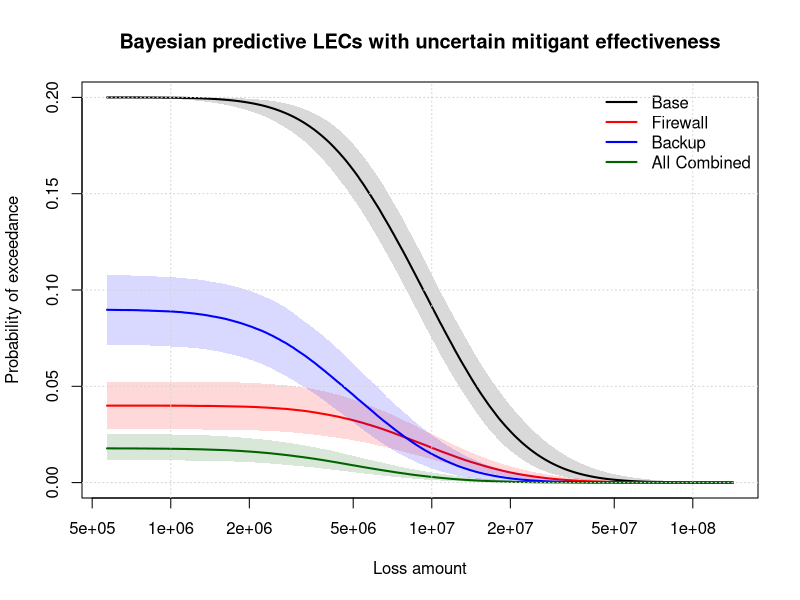
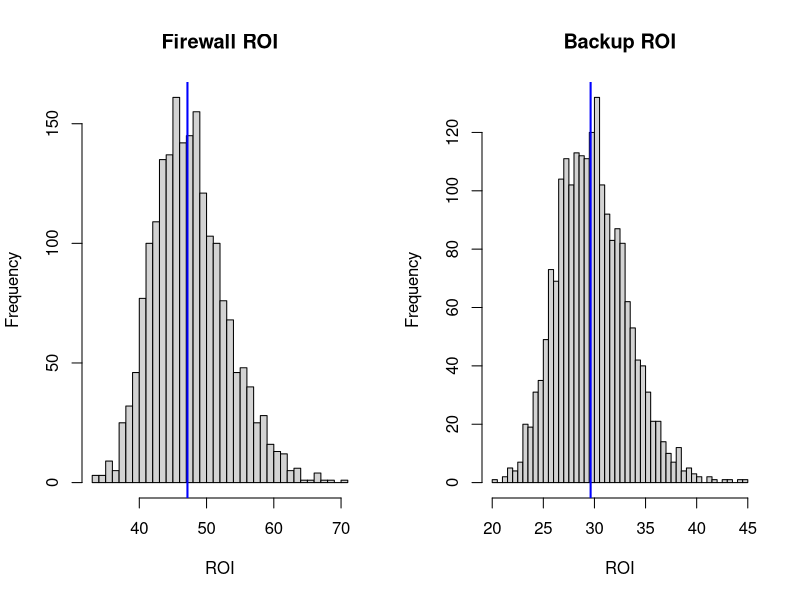

Recreate these plots in R, in order.
# Bayesian LEC + uncertain mitigant effectiveness (PERT priors from [low,high])
set.seed(123)

# ------------------ 1) Expert percentile inputs (observed quantiles) ------------------
q_low  <- 2850000
q_med  <- 10000000
q_high <- 28500000
p_vec <- c(0.05, 0.50, 0.95)
log_q_obs <- log(c(q_low, q_med, q_high))
z_p <- qnorm(p_vec)

# MCMC / elicitation noise
obs_sd <- 0.15
n_iter <- 12000; burn <- 4000; thin <- 2

# Priors & initial estimates (as before)
mean0 <- mean(log_q_obs); sd0 <- 5
sd_logsig0 <- 1.5
lm_fit <- lm(log_q_obs ~ z_p)
mu_init <- coef(lm_fit)[1]; sigma_init <- abs(coef(lm_fit)[2]); logsig_init <- log(sigma_init)
prop_sd_mu <- 0.02; prop_sd_logsig <- 0.02

logpost <- function(mu, logsig) {
  sigma <- exp(logsig)
  ll <- sum(dnorm(log_q_obs, mean = mu + sigma * z_p, sd = obs_sd, log = TRUE))
  lp_mu <- dnorm(mu, mean0, sd0, log = TRUE)
  lp_logsig <- dnorm(logsig, 0, sd_logsig0, log = TRUE)
  ll + lp_mu + lp_logsig
}

# Run MH MCMC to get posterior on mu, sigma
n_store <- floor((n_iter - burn) / thin)
mu_samples <- numeric(n_store); sig_samples <- numeric(n_store)
mu_curr <- mu_init; logsig_curr <- logsig_init; logpost_curr <- logpost(mu_curr, logsig_curr)
accept <- 0; store_idx <- 0

for (iter in 1:n_iter) {
  mu_prop <- rnorm(1, mu_curr, prop_sd_mu)
  logsig_prop <- rnorm(1, logsig_curr, prop_sd_logsig)
  logpost_prop <- logpost(mu_prop, logsig_prop)
  if (log(runif(1)) < (logpost_prop - logpost_curr)) {
    mu_curr <- mu_prop; logsig_curr <- logsig_prop; logpost_curr <- logpost_prop; accept <- accept + 1
  }
  if (iter > burn && ((iter - burn) %% thin == 0)) {
    store_idx <- store_idx + 1
    mu_samples[store_idx] <- mu_curr
    sig_samples[store_idx] <- exp(logsig_curr)
  }
}
cat(sprintf("MCMC acceptance rate: %.3f\n", accept / n_iter))

# ------------------ 2) Define mitigants with lower / upper bounds ------------------
# User-configurable: add rows or change bounds
mitigants <- data.frame(
  Name = c("Firewall", "Backup"),
  ProbLow = c(0.70, 0.40),   # lower bound on probability *reduction* (i.e. effectiveness)
  ProbHigh = c(0.90, 0.70),  # upper bound
  SevLow = c(0.00, 0.30),    # lower bound on severity reduction
  SevHigh = c(0.00, 0.60),   # upper bound
  Cost = c(40000, 60000),    # fixed annual cost (can be made stochastic)
  stringsAsFactors = FALSE
)
n_mit <- nrow(mitigants)

# ------------------ 3) PERT sampler (on [min, max]) ------------------
rpert <- function(n, min, mode, max, lambda = 4) {
  if (min == max) return(rep(min, n))
  alpha <- 1 + lambda * (mode - min) / (max - min)
  beta  <- 1 + lambda * (max - mode) / (max - min)
  u <- rbeta(n, alpha, beta)
  min + u * (max - min)
}
# If no explicit mode provided, use midpoint
pert_sample_bounds <- function(n, low, high, mode = NULL, lambda = 4) {
  if (is.null(mode)) mode <- (low + high) / 2
  rpert(n, low, mode, high, lambda)
}

# ------------------ 4) Posterior predictive sampling with mitigant uncertainty ------------------
# Select subset of posterior samples for speed (you may increase)
ns_post <- length(mu_samples)
n_post_draws <- min(ns_post, 2000)
sel_idx <- sample(1:ns_post, n_post_draws, replace = FALSE)

# Simulation grid for exceedance curves
loss_values <- exp(seq(log(q_low/5), log(q_high*5), length.out = 300))

# Storage: we'll create arrays indexed by posterior-draw x loss-value x scenario
# Scenarios: Base, each individual mitigant applied alone, All Combined (sampled jointly)
scenarios <- c("Base", mitigants$Name, "All Combined")
n_scen <- length(scenarios)

pred_exceed <- array(NA, dim = c(n_post_draws, length(loss_values), n_scen))
# For ROI we also compute expected-loss per draw & scenario
exp_loss_post <- matrix(NA, nrow = n_post_draws, ncol = n_scen)
net_benefit_post <- matrix(NA, nrow = n_post_draws, ncol = n_scen) # = loss_reduction - cost

# For base we have no mitigant uncertainty; for others we sample pert effectiveness per posterior draw
for (j in seq_along(sel_idx)) {
  i_post <- sel_idx[j]
  mu_j <- mu_samples[i_post]
  sigma_j <- sig_samples[i_post]
  
  # Sample mitigant effectivenesses for this posterior draw
  # For each mitigant, sample ProbReduction ~ PERT(ProbLow, ProbMid, ProbHigh)
  # and SevReduction ~ PERT(SevLow, SevMid, SevHigh)
  prob_red_samps <- numeric(n_mit)
  sev_red_samps  <- numeric(n_mit)
  for (m in 1:n_mit) {
    prob_red_samps[m] <- pert_sample_bounds(1, mitigants$ProbLow[m], mitigants$ProbHigh[m])
    sev_red_samps[m]  <- pert_sample_bounds(1, mitigants$SevLow[m], mitigants$SevHigh[m])
    # clamp to [0,1]
    prob_red_samps[m] <- max(0, min(1, prob_red_samps[m]))
    sev_red_samps[m]  <- max(0, min(1, sev_red_samps[m]))
  }
  
  # 1) Base scenario
  p_base <- 0.2
  mu_base <- mu_j
  pred_exceed[j, , 1] <- p_base * (1 - pnorm((log(loss_values) - mu_base) / sigma_j))
  exp_loss_post[j, 1] <- p_base * exp(mu_base + 0.5 * sigma_j^2)
  net_benefit_post[j, 1] <- NA  # no cost for base
  
  # 2) Individual mitigants
  for (m in seq_len(n_mit)) {
    p_s <- p_base * (1 - prob_red_samps[m])
    scale_s <- (1 - sev_red_samps[m])
    mu_s <- mu_j + log(scale_s)
    pred_exceed[j, , 1 + m] <- p_s * (1 - pnorm((log(loss_values) - mu_s) / sigma_j))
    exp_loss_post[j, 1 + m] <- p_s * exp(mu_s + 0.5 * sigma_j^2)
    # Loss reduction relative to base for this draw:
    loss_reduction <- exp_loss_post[j, 1] - exp_loss_post[j, 1 + m]
    net_benefit_post[j, 1 + m] <- loss_reduction - mitigants$Cost[m]
  }
  
  # 3) All Combined: sample independent effectivenesses (we already sampled above)
  p_comb <- p_base * prod(1 - prob_red_samps)
  scale_comb <- prod(1 - sev_red_samps)
  mu_comb <- mu_j + log(scale_comb)
  pred_exceed[j, , n_scen] <- p_comb * (1 - pnorm((log(loss_values) - mu_comb) / sigma_j))
  exp_loss_post[j, n_scen] <- p_comb * exp(mu_comb + 0.5 * sigma_j^2)
  # combined cost = sum of costs
  combined_cost <- sum(mitigants$Cost)
  loss_reduction_comb <- exp_loss_post[j, 1] - exp_loss_post[j, n_scen]
  net_benefit_post[j, n_scen] <- loss_reduction_comb - combined_cost
}

# ------------------ 5) Summarize posterior predictive exceedance curves ------------------
pred_med <- apply(pred_exceed, c(2,3), median)
pred_lo  <- apply(pred_exceed, c(2,3), function(x) quantile(x, 0.05))
pred_hi  <- apply(pred_exceed, c(2,3), function(x) quantile(x, 0.95))

# Plot median + 90% credible ribbon for each scenario
par(mar = c(5,4,4,2)+0.1)
cols <- c("black", "red", "blue", "darkgreen", "orange")[1:n_scen]
plot(NULL, xlim = range(loss_values), ylim = c(0, max(pred_hi, na.rm = TRUE)),
     log = "x", xlab = "Loss amount", ylab = "Probability of exceedance",
     main = "Bayesian predictive LECs with uncertain mitigant effectiveness")
for (s in 1:n_scen) {
  x <- loss_values; ylo <- pred_lo[, s]; yhi <- pred_hi[, s]
  polygon(c(x, rev(x)), c(ylo, rev(yhi)), col = adjustcolor(cols[s], alpha.f = 0.15), border = NA)
  lines(x, pred_med[, s], col = cols[s], lwd = 2)
}
legend("topright", legend = scenarios, col = cols, lwd = 2, bty = "n")
grid()

# ------------------ 6) Summarize expected loss & ROI (stochastic) ------------------
# Expected loss summary: median and 90% CI per scenario
exp_loss_summary <- data.frame(
  Scenario = scenarios,
  ExpLoss_Median = apply(exp_loss_post, 2, median),
  ExpLoss_5 = apply(exp_loss_post, 2, function(x) quantile(x, 0.05)),
  ExpLoss_95 = apply(exp_loss_post, 2, function(x) quantile(x, 0.95))
)
print(exp_loss_summary)

# Net benefit summary (for mitigant scenarios only)
nb_summary <- data.frame(
  Scenario = scenarios[-1],  # exclude Base
  NetBen_Median = apply(net_benefit_post[, -1, drop = FALSE], 2, median),
  NetBen_5 = apply(net_benefit_post[, -1, drop = FALSE], 2, function(x) quantile(x, 0.05)),
  NetBen_95 = apply(net_benefit_post[, -1, drop = FALSE], 2, function(x) quantile(x, 0.95))
)
print(nb_summary)

# Also compute probability that NetBenefit > 0 (i.e., cost pays off)
prob_payoff <- colMeans(net_benefit_post[, -1, drop = FALSE] > 0, na.rm = TRUE)
payoff_table <- data.frame(Scenario = scenarios[-1], Prob_NetPositive = prob_payoff)
print(payoff_table)

# ------------------ 7) Optional: display ROI distribution plot per mitigant ------------------
par(mfrow = c(1, n_mit))
for (m in 1:n_mit) {
  # ROI here defined as LossReduction / Cost for each draw
  loss_reduction_draws <- exp_loss_post[,1] - exp_loss_post[,1 + m]
  roi_draws <- loss_reduction_draws / mitigants$Cost[m]
  hist(roi_draws, breaks = 40, main = paste0(mitigants$Name[m], " ROI"), xlab = "ROI", col = "lightgray")
  abline(v = median(roi_draws, na.rm = TRUE), col = "blue", lwd = 2)
  abline(v = 1, col = "red", lwd = 2, lty = 2) # breakeven line
}
par(mfrow = c(1,1))
